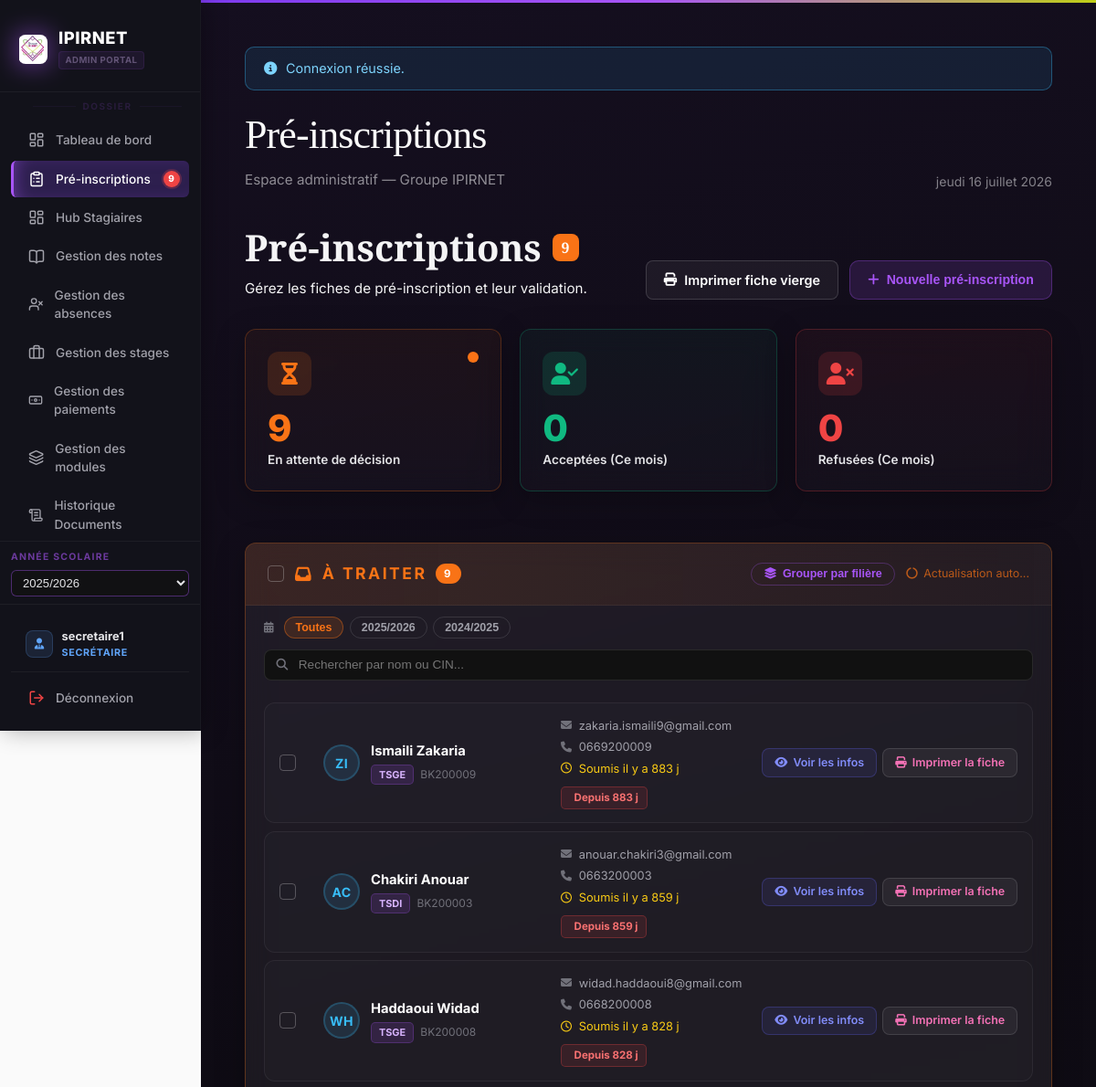
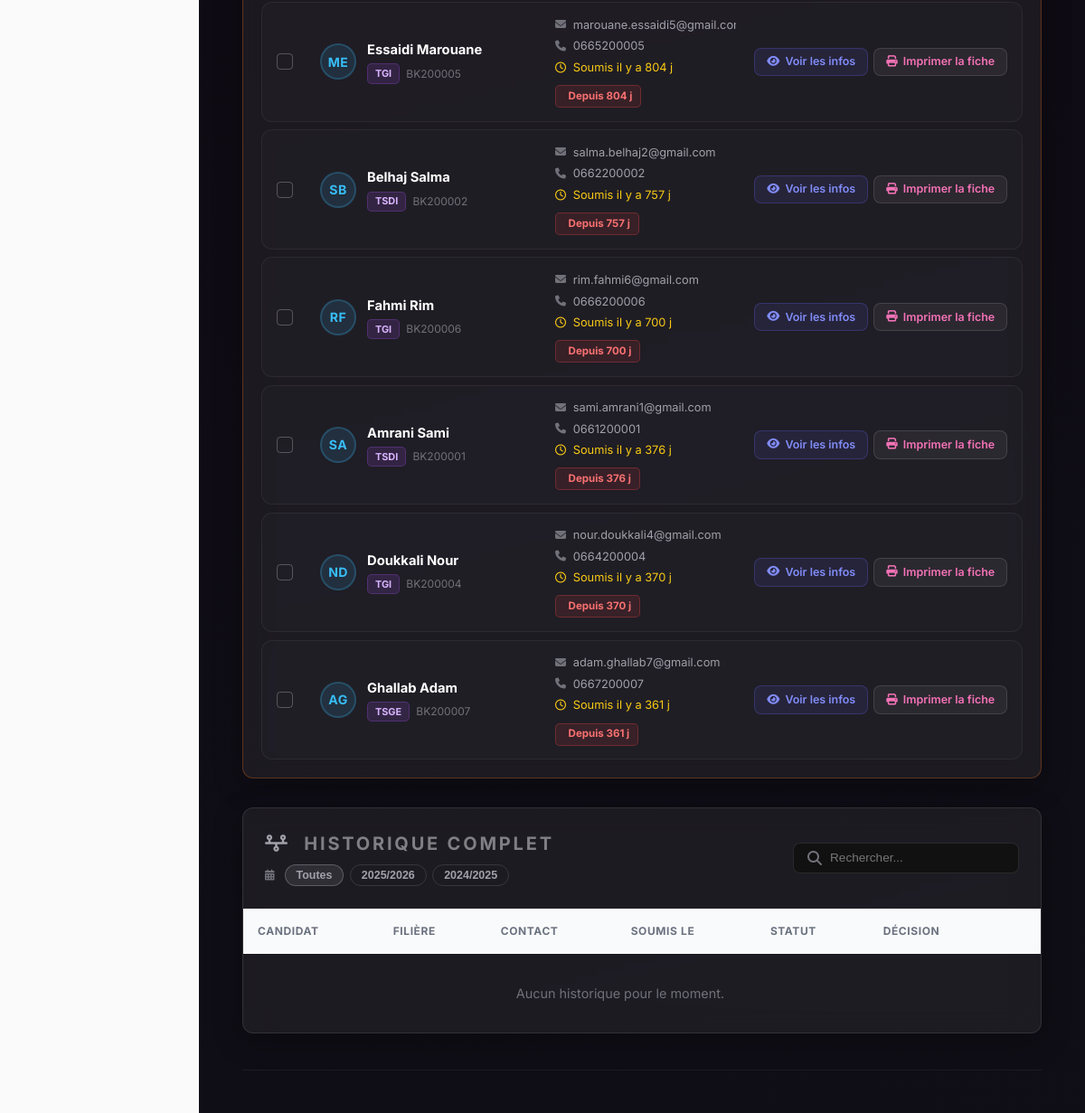
/gestion_des_stagiaires/demandes_inscription.php (signed in), run on the app's committed database (2 pictures, top to bottom).
### tables this page shows
CREATE TABLE `pre_inscription` (
  `id_demande` int(10) UNSIGNED NOT NULL,
  `cin` varchar(8) DEFAULT NULL,
  `nom` varchar(100) NOT NULL,
  `prenom` varchar(100) NOT NULL,
  `date_naissance` date DEFAULT NULL,
  `adresse` varchar(512) DEFAULT NULL,
  `email` varchar(255) DEFAULT NULL,
  `telephone` varchar(15) DEFAULT NULL,
  `telephone_parent` varchar(15) DEFAULT NULL,
  `nom_tuteur` varchar(255) DEFAULT NULL,
  `id_filiere` int(10) UNSIGNED NOT NULL,
  `annee_scolaire_visee` varchar(9) DEFAULT NULL,
  `statut` enum('en_attente','converti','abandonne') NOT NULL DEFAULT 'en_attente',
  `date_soumission` datetime NOT NULL DEFAULT current_timestamp(),
  `date_decision` datetime DEFAULT NULL,
  `sexe` varchar(1) DEFAULT NULL COMMENT 'M ou F',
  `niveaux` varchar(512) DEFAULT NULL COMMENT 'JSON array des niveaux cochés',
  `diplomes` varchar(512) DEFAULT NULL COMMENT 'JSON array des filières/diplômes cochés (id_filiere)',
  `formations` varchar(512) DEFAULT NULL COMMENT 'JSON array formations continues cochées',
  `autre_formation` varchar(255) DEFAULT NULL,
  `sources` varchar(512) DEFAULT NULL COMMENT 'JSON array comment connu',
  `source_autre` varchar(255) DEFAULT NULL,
  `licences` text DEFAULT NULL
);

CREATE TABLE `filieres` (
  `id_filiere` int(10) UNSIGNED NOT NULL,
  `nom_filiere` varchar(255) NOT NULL,
  `niveau` varchar(128) DEFAULT NULL
);

### gestion_des_stagiaires/demandes_inscription.php (the view, shortened to what the rows shown need)
<?php
require __DIR__ . '/includes/bootstrap.php';
try {
    $pdo->exec("ALTER TABLE stagiaires MODIFY id_stagiaire INT UNSIGNED NOT NULL AUTO_INCREMENT");
} catch (\Throwable $ignored) {}
require __DIR__ . '/includes/header.php';
$nbAttente = (int)$pdo->query("SELECT COUNT(*) FROM pre_inscription WHERE statut = 'en_attente'")->fetchColumn();
$attente = $pdo->query(
    'SELECT d.*, f.nom_filiere
     FROM pre_inscription d
     JOIN filieres f ON f.id_filiere = d.id_filiere
     WHERE d.statut = \'en_attente\'
     ORDER BY d.date_soumission ASC'
)->fetchAll();
function timeAgo($dtStr) {
    $diff = time() - strtotime($dtStr);
    return "il y a " . floor($diff/86400) . " j";
}
function getAvatarInitials($nom, $prenom) {
    return strtoupper(mb_substr($prenom ?? '', 0, 1) . mb_substr($nom ?? '', 0, 1));
}
?>
<div style="display:flex; justify-content:space-between; align-items:flex-end; margin-bottom:2rem; flex-wrap:wrap; gap:1rem;">
    <div>
        <h1 class="page-title" style="font-family:'Instrument Serif',serif; font-size:2.5rem; margin-bottom:0.25rem; display:flex; align-items:center; gap:0.75rem;">
            Pré-inscriptions
            <?php if($nbAttente > 0): ?>
                <span class="badge" style="background:#f97316; color:#fff; font-size:1rem; border-radius:8px; padding:0.2rem 0.6rem;"><?= $nbAttente ?></span>
            <?php endif; ?>
        </h1>
    </div>
</div>
<div class="card" style="padding:0;overflow:hidden;border:1px solid rgba(249,115,22,0.3);margin-bottom:2rem;">
    <div style="padding:1.25rem 1.5rem;border-bottom:1px solid rgba(255,255,255,0.05);background:linear-gradient(90deg,rgba(249,115,22,0.12) 0%,rgba(249,115,22,0.03) 100%);display:flex;justify-content:space-between;align-items:center;gap:1rem;flex-wrap:wrap;">
        <div style="display:flex;align-items:center;gap:0.75rem;">
            <h2 style="margin:0;font-size:1.1rem;color:#f97316;display:flex;align-items:center;gap:0.6rem;">
                <i class="fa-solid fa-inbox"></i> À Traiter
                <?php if($nbAttente > 0): ?>
                <span style="background:#f97316;color:#fff;font-size:0.72rem;font-weight:700;padding:0.15rem 0.55rem;border-radius:20px;"><?= $nbAttente ?></span>
                <?php endif; ?>
            </h2>
        </div>
    </div>
    <?php if($attente): ?>
    <div id="pi-rows-container" style="padding:0 1.25rem 1.25rem;">
        <?php foreach ($attente as $r): ?>
        <?php
            $did      = (int)$r['id_demande'];
            $fullName = h(trim((string)$r['nom'].' '.(string)$r['prenom']));
            $initials = getAvatarInitials($r['nom'], $r['prenom']);
            $filiere  = h((string)$r['nom_filiere']);
        ?>
        <?php
            $daysWaiting = max(0, (int)floor((time() - strtotime((string)$r['date_soumission'])) / 86400));
            $daysBadgeClass = $daysWaiting <= 2 ? 'pi-days-fresh' : ($daysWaiting <= 7 ? 'pi-days-warn' : 'pi-days-urgent');
            $daysLabel = $daysWaiting === 0 ? "Aujourd'hui" : ($daysWaiting === 1 ? 'Hier' : 'Depuis ' . $daysWaiting . ' j');
        ?>
        <div class="pi-row" id="pi-row-<?= $did ?>"
             data-pisearch="<?= htmlspecialchars(strtolower(trim($r['nom'].' '.$r['prenom'].' '.($r['cin'] ?? ''))), ENT_QUOTES, 'UTF-8') ?>"
             data-nom="<?= h((string)$r['nom']) ?>"
             data-prenom="<?= h((string)$r['prenom']) ?>"
             data-filiere="<?= h((string)$r['nom_filiere']) ?>"
             data-id_filiere="<?= (int)$r['id_filiere'] ?>"
             data-annee="<?= h((string)($r['annee_scolaire_visee'] ?? '')) ?>">
            <div class="pi-row-checkbox">
                <input type="checkbox" class="pi-select-cb pi-row-cb" data-id="<?= $did ?>">
            </div>
            <div class="pi-row-left">
                <div class="pi-row-avatar"><?= $initials ?></div>
                <div class="pi-row-identity">
                    <div class="pi-row-name"><?= $fullName ?></div>
                    <div class="pi-row-meta">
                        <span class="pi-row-badge"><?= $filiere ?></span>
                        <?php if($r['cin']): ?>
                        <span style="color:#71717a;font-size:0.75rem;"><?= h((string)$r['cin']) ?></span>
                        <?php endif; ?>
                    </div>
                </div>
            </div>
            <div class="pi-row-center">
                <?php if($r['email']): ?>
                <div class="pi-row-info"><i class="fa-solid fa-envelope"></i><?= h((string)$r['email']) ?></div>
                <?php endif; ?>
                <?php if($r['telephone']): ?>
                <div class="pi-row-info"><i class="fa-solid fa-phone"></i><?= h((string)$r['telephone']) ?></div>
                <?php endif; ?>
                <div class="pi-row-info pi-row-time"><i class="fa-regular fa-clock"></i>Soumis <?= timeAgo((string)$r['date_soumission']) ?></div>
                <div><span class="pi-days-badge <?= $daysBadgeClass ?>"><i class="fa-regular fa-calendar-clock"></i><?= $daysLabel ?></span></div>
            </div>
            <div class="pi-row-actions">
                <button type="button" class="pi-action-btn pi-action-info btn-voir-details"
                    data-id_demande="<?= $did ?>"
                    data-prenom="<?= h((string)$r['prenom']) ?>"
                    data-nom="<?= h((string)$r['nom']) ?>"
                    data-cin="<?= h((string)($r['cin'] ?? '')) ?>"
                    data-date_naissance="<?= h((string)($r['date_naissance'] ?? '')) ?>"
                    data-adresse="<?= h((string)($r['adresse'] ?? '')) ?>"
                    data-email="<?= h((string)($r['email'] ?? '')) ?>"
                    data-telephone="<?= h((string)($r['telephone'] ?? '')) ?>"
                    data-telephone_parent="<?= h((string)($r['telephone_parent'] ?? '')) ?>"
                    data-nom_tuteur="<?= h((string)($r['nom_tuteur'] ?? '')) ?>"
                    data-sexe="<?= h((string)($r['sexe'] ?? '')) ?>"
                    data-niveaux="<?= h((string)($r['niveaux'] ?? '[]')) ?>"
                    data-diplomes="<?= h((string)($r['diplomes'] ?? '[]')) ?>"
                    data-formations="<?= h((string)($r['formations'] ?? '[]')) ?>"
                    data-autre_formation="<?= h((string)($r['autre_formation'] ?? '')) ?>"
                    data-sources="<?= h((string)($r['sources'] ?? '[]')) ?>"
                    data-source_autre="<?= h((string)($r['source_autre'] ?? '')) ?>"
                    data-id_filiere="<?= (int)($r['id_filiere'] ?? 0) ?>"
                    data-classe=""
                    data-filiere="<?= h((string)$r['nom_filiere']) ?>"
                    data-annee_scolaire_visee="<?= h((string)($r['annee_scolaire_visee'] ?? '')) ?>"
                    data-licences="<?= h((string)($r['licences'] ?? '[]')) ?>"
                    data-date_soumission="<?= h((string)$r['date_soumission']) ?>">
                    <i class="fa-solid fa-eye"></i>
                    <span>Voir les infos</span>
                </button>
                <a href="print_fiche_preinscription.php?id=<?= $did ?>" target="_blank"
                   class="pi-action-btn pi-action-print">
                    <i class="fa-solid fa-print"></i>
                    <span>Imprimer la fiche</span>
                </a>
            </div>
        </div>
        <?php endforeach; ?>
    </div>
    <?php endif; ?>
</div>
<div class="card" style="padding:0;">
    <div style="padding:1.5rem;border-bottom:1px solid rgba(255,255,255,0.05);display:flex;justify-content:space-between;align-items:center;flex-wrap:wrap;gap:1rem;">
        <div style="display:flex;flex-direction:column;gap:0.5rem;">
            <h2 style="margin:0;font-size:1.25rem;"><i class="fa-solid fa-timeline" style="margin-right:0.5rem;color:#a1a1aa;"></i> Historique complet</h2>
        </div>
    </div>
    <div style="overflow-x:auto;">
        <table class="data-table" id="historique-table" style="width:100%;">
            <thead>
                <tr>
                    <th>Candidat</th>
                    <th>Filière</th>
                    <th>Contact</th>
                    <th>Soumis le</th>
                    <th>Statut</th>
                    <th>Décision</th>
                    <th></th>
                </tr>
            </thead>
        </table>
    </div>
</div>
<?php require __DIR__ . '/includes/footer.php'; ?>

### data on the page
pre_inscription: initials "ZI", fullName "Ismaili Zakaria", id_filiere.nom_filiere "TSGE", cin "BK200009", email "zakaria.ismaili9@gmail.com", telephone "0669200009", date_soumission "il y a 883 j", date_soumission "Depuis 883 j"
pre_inscription: initials "AC", fullName "Chakiri Anouar", id_filiere.nom_filiere "TSDI", cin "BK200003", email "anouar.chakiri3@gmail.com", telephone "0663200003", date_soumission "il y a 859 j", date_soumission "Depuis 859 j"
pre_inscription: initials "WH", fullName "Haddaoui Widad", id_filiere.nom_filiere "TSGE", cin "BK200008", email "widad.haddaoui8@gmail.com", telephone "0668200008", date_soumission "il y a 828 j", date_soumission "Depuis 828 j"
pre_inscription: initials "ME", fullName "Essaidi Marouane", id_filiere.nom_filiere "TGI", cin "BK200005", email "marouane.essaidi5@gmail.…", telephone "0665200005", date_soumission "il y a 804 j", date_soumission "Depuis 804 j"
pre_inscription: initials "SB", fullName "Belhaj Salma", id_filiere.nom_filiere "TSDI", cin "BK200002", email "salma.belhaj2@gmail.com", telephone "0662200002", date_soumission "il y a 757 j", date_soumission "Depuis 757 j"
pre_inscription: initials "RF", fullName "Fahmi Rim", id_filiere.nom_filiere "TGI", cin "BK200006", email "rim.fahmi6@gmail.com", telephone "0666200006", date_soumission "il y a 700 j", date_soumission "Depuis 700 j"
pre_inscription: initials "SA", fullName "Amrani Sami", id_filiere.nom_filiere "TSDI", cin "BK200001", email "sami.amrani1@gmail.com", telephone "0661200001", date_soumission "il y a 376 j", date_soumission "Depuis 376 j"
pre_inscription: initials "ND", fullName "Doukkali Nour", id_filiere.nom_filiere "TGI", cin "BK200004", email "nour.doukkali4@gmail.com", telephone "0664200004", date_soumission "il y a 370 j", date_soumission "Depuis 370 j"
pre_inscription: initials "AG", fullName "Ghallab Adam", id_filiere.nom_filiere "TSGE", cin "BK200007", email "adam.ghallab7@gmail.com", telephone "0667200007", date_soumission "il y a 361 j", date_soumission "Depuis 361 j"

### other printed values
$notifDots['demandes'] "9"
$__nomUtilisateur "secretaire1"
$__libelleRole "SECRÉTAIRE"
$flash['msg'] "Connexion réussie."
$pageTitle "Pré-inscriptions"
$gdsFrenchDate() "jeudi 16 juillet 2026"
$nbAttente "9"
$accCeMois "0"
$refCeMois "0"
$yr "2025/2026"
$yr "2024/2025"
form field global_annee_value "2025/2026"
